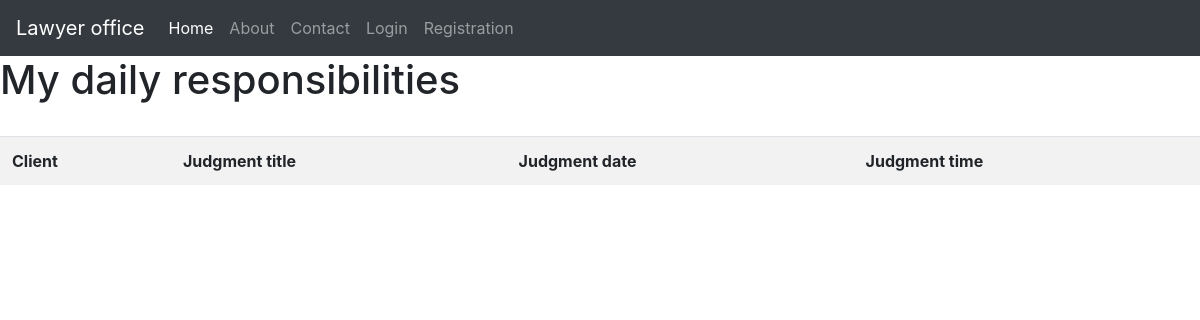
The app's page /responsibilities, older data.
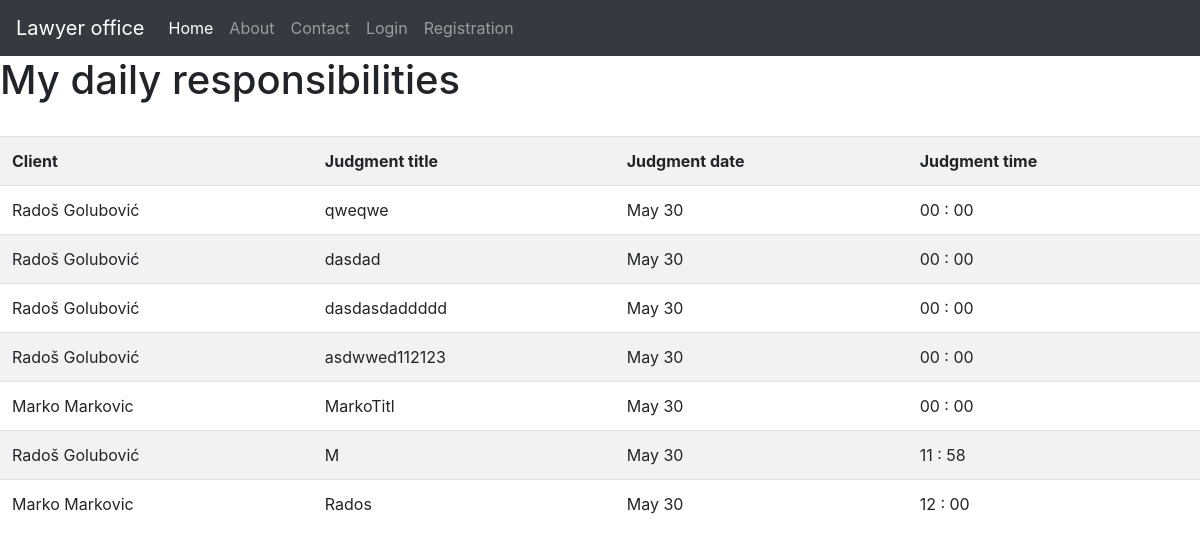
The same page, newer data.
### blog/models.py (models this page shows)
class Client(db.Model):
    id = db.Column(db.Integer, primary_key=True)
    first_name = db.Column(db.String(250), nullable=False)
    last_name = db.Column(db.String(250), nullable=False)
    city = db.Column(db.String(50), nullable=False)
    address = db.Column(db.String(50), nullable=False)
    phone = db.Column(db.String(50), nullable=False)
    mail = db.Column(db.String(50))
    user_id = db.Column(db.Integer, db.ForeignKey('user.id'), nullable=False)
    judgments = db.relationship('Judgment', backref='judgments')

class Judgment(db.Model):
    id = db.Column(db.Integer, primary_key=True)
    title = db.Column(db.String(250), nullable=False)
    content = db.Column(db.Text, nullable=False)
    date = db.Column(db.DateTime(timezone=True), default=datetime.utcnow)
    client_id = db.Column(db.Integer, db.ForeignKey('client.id'))

### client/routes.py (the view)
@client.route("/responsibilities", methods=['GET'])
def responsibilities():
    start_day = datetime.today().date()
    end_day = datetime.today().date() + timedelta(days=1)
    judgments = Judgment.query.filter(Judgment.date.between(start_day, end_day)).all()
    if not judgments:
        return render_template("responsibilities.html", title="Responsibilities")
    all_clients = {
    }
    for judgment in judgments:
        all_clients[judgment.id] = Client.query.filter(Client.id == judgment.client_id).all()
    return render_template("responsibilities.html", judgments=judgments, clients_list=all_clients,
                           title="Responsibilities")

### blog/templates/responsibilities.html
{% extends 'base.html' %}
{% block content %}
<h1>My daily responsibilities</h1>
<br>
<table class="table table-striped">
    <tr>
        <th>Client</th>
        <th>Judgment title</th>
        <th>Judgment date</th>
        <th>Judgment time</th>
    </tr>
    {% for judgment in judgments %}
    <tr>
        {% for clients in clients_list[judgment.id] %}
        <td>{{clients.first_name}} {{clients.last_name}}</td>
        <td>{{judgment.title}}</td>
        <td>{{judgment.date.strftime("%b %d")}} </td>
        <td>{{judgment.date.strftime("%H : %M")}}</td>
        {%endfor%}
    </tr>
    {%endfor%}
</table>
{% endblock content %}

### blog/templates/base.html (shortened to what this page needs)
<!DOCTYPE html>
<html lang="en">
<head>
    <link rel="stylesheet" href="https://maxcdn.bootstrapcdn.com/bootstrap/4.0.0/css/bootstrap.min.css"
>
</head>
<body>
<nav class="navbar navbar-expand-lg  navbar-dark bg-dark">
    <a class="navbar-brand" href="{{url_for('main.home')}}">Lawyer office</a>
    <div class="collapse navbar-collapse" id="navbarNav">
        <ul class="navbar-nav">
            <li class="nav-item active">
                <a class="nav-link" href="{{url_for('main.home')}}">Home <span class="sr-only">(current)</span></a>
            </li>
            <li class="nav-item">
                <a class="nav-link" href="{{url_for('main.about')}}">About</a>
            </li>
            <li class="nav-item">
                <a class="nav-link" href="{{url_for('main.contact')}}">Contact</a>
            </li>
            {% if current_user.is_authenticated%}
            <li class="nav-item dropdown">
                <a class="nav-link dropdown-toggle" href="#" id="navbarDropdownMenuLink" data-toggle="dropdown"
                   aria-haspopup="true" aria-expanded="false">
                    Clients
                </a>
                <div class="dropdown-menu" aria-labelledby="navbarDropdownMenuLink">
                    <a class="dropdown-item" href="{{ url_for('client.add_client') }}">Add client</a>
                    <a class="dropdown-item" href="{{ url_for('client.all_client') }}">View my client</a>
                    <a class="dropdown-item" href="{{ url_for('client.responsibilities') }}">My daily responsibilities</a>
                </div>
            </li>
             <li class="nav-item">
                <a class="nav-link" href="{{url_for('users.account')}}">My Account</a>
            </li>
            <li class="nav-item">
                <a class="nav-link" href="{{url_for('users.logout')}}">Logout</a>
            </li>
            </li>
            {% else %}
            <li class="nav-item ml-auto">
                <a class="nav-link" href="{{url_for('users.login')}}">Login</a>
            </li>
            <li class="nav-item">
                <a class="nav-link" href="{{url_for('users.registration')}}">Registration</a>
            </li>
            {%endif%}
        </ul>
    </div>
</nav>
{% block content %}
{% endblock %}
</body>
</html>

Row changes from the older to the newer data that the page shows:
added Judgment: title "qweqwe", date "May 30", date "00 : 00"
now on this page (row edited): Client: first_name "Radoš", last_name "Golubović"
added Judgment: title "dasdad", date "May 30", date "00 : 00"
added Judgment: title "dasdasdaddddd", date "May 30", date "00 : 00"
added Judgment: title "asdwwed112123", date "May 30", date "00 : 00"
added Judgment: title "MarkoTitl", date "May 30", date "00 : 00"
added Client: first_name "Marko", last_name "Markovic"
added Judgment: title "M", date "May 30", date "11 : 58"
added Judgment: title "Rados", date "May 30", date "12 : 00"
